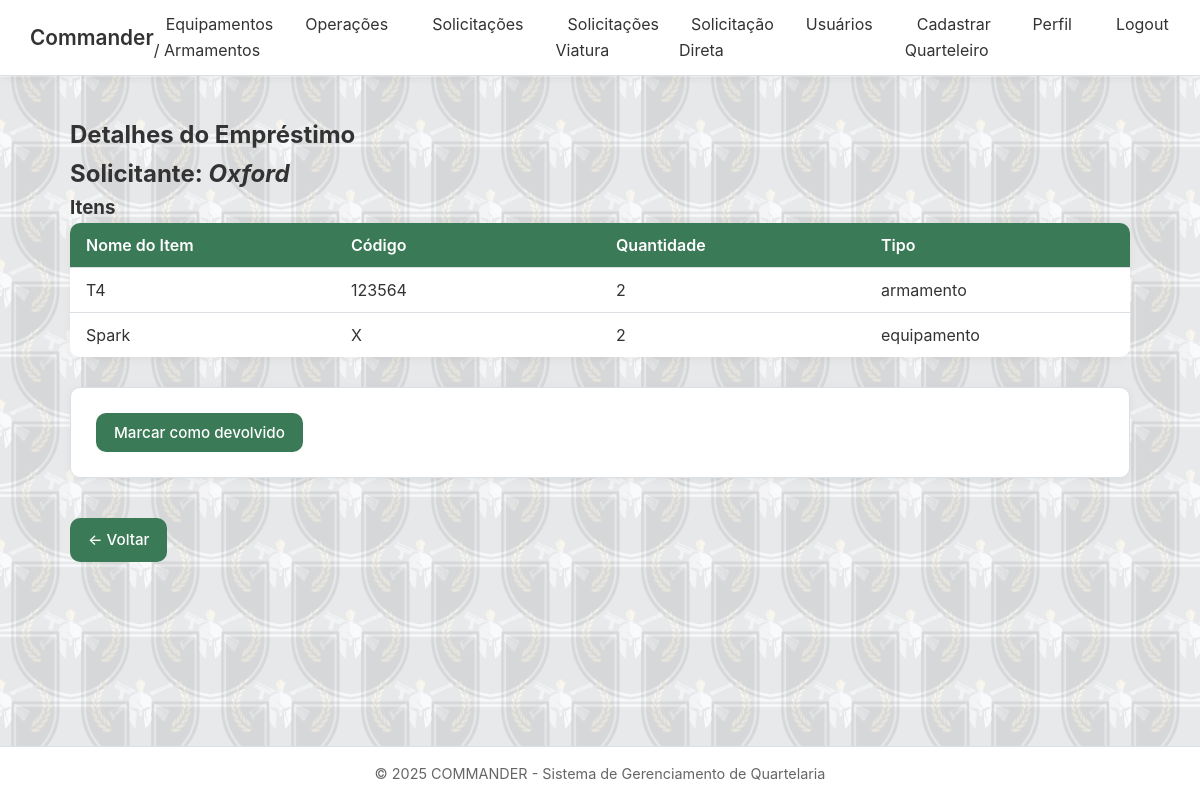
Screenshot of /verDetalhesEmprestimo.php?id=1763058065 (signed in) with the database file from the repository.
### tables this page shows
CREATE TABLE IF NOT EXISTS `usuarios` (
  `id_usuario` int NOT NULL AUTO_INCREMENT,
  `nome_usuario` varchar(255) NOT NULL,
  `identidade_funcional_usuario` int NOT NULL,
  `email_usuario` varchar(255) NOT NULL,
  `senha_usuario` varchar(255) NOT NULL,
  `perfil_usuario` tinyint(1) NOT NULL,
  `data_cadastro_usuario` datetime NOT NULL,
  PRIMARY KEY (`id_usuario`)
);

CREATE TABLE IF NOT EXISTS `solicitacao_itens` (
  `id_solicitacao_itens` int NOT NULL AUTO_INCREMENT,
  `id_usuario` int NOT NULL,
  `motivo_solicitacao` text NOT NULL,
  `data_solicitacao` datetime NOT NULL,
  `data_devolucao_item` date NOT NULL,
  `data_devolucao_real_item` timestamp NOT NULL DEFAULT CURRENT_TIMESTAMP,
  `status_solicitacao` text NOT NULL,
  `observacao_item` varchar(600) NOT NULL,
  `id_item` int NOT NULL,
  `tipo_item` varchar(50) NOT NULL,
  `quantidade` int NOT NULL,
  `id_solicitacao` int DEFAULT NULL,
  PRIMARY KEY (`id_solicitacao_itens`),
  KEY `fk_id_usuario_solicitacao` (`id_usuario`)
);

CREATE TABLE IF NOT EXISTS `armamentos` (
  `id_armamento` int NOT NULL AUTO_INCREMENT,
  `nome_armamento` varchar(255) NOT NULL,
  `tipo_armamento` text NOT NULL,
  `calibre_armamento` text NOT NULL,
  `codigo_armamento` int NOT NULL,
  `status_armamento` int NOT NULL,
  PRIMARY KEY (`id_armamento`)
);

CREATE TABLE IF NOT EXISTS `equipamentos` (
  `id_equipamento` int NOT NULL AUTO_INCREMENT,
  `nome_equipamento` varchar(255) NOT NULL,
  `tipo_equipamento` text NOT NULL,
  `quantidade_equipamento` int NOT NULL,
  `quantidade_disponivel_equipamento` int NOT NULL,
  `ultima_atualizacao_equipamento` datetime DEFAULT CURRENT_TIMESTAMP ON UPDATE CURRENT_TIMESTAMP,
  `status_equipamento` int NOT NULL,
  PRIMARY KEY (`id_equipamento`)
);

### verDetalhesEmprestimo.php (the view, shortened to what this page needs)
<?php
include("conecta.php");
$id_solicitacao = $_GET['id'] ?? null;
$sql_itens = "SELECT * FROM solicitacao_itens WHERE id_solicitacao = $id_solicitacao";
$result_itens = mysqli_query($conexao, $sql_itens);
$item_exemplo = mysqli_fetch_assoc($result_itens);
$id_usuario_solicitante = $item_exemplo['id_usuario'];
$sql_usuario = "SELECT nome_usuario FROM usuarios WHERE id_usuario = $id_usuario_solicitante";
$result_usuario = mysqli_query($conexao, $sql_usuario);
$usuario = mysqli_fetch_assoc($result_usuario);
$result_itens = mysqli_query($conexao, $sql_itens);
?>
<!DOCTYPE html>
<html lang="pt-br">
<head>
    <link rel="stylesheet" href="style.css">
</head>
<body>
    <header class="topo">
        <nav class="navbar">
             <div class="logo" ><a href="homeQuarteleiro.php">Commander</a></div>
    <ul>
      <li><a href="equipamentos.php" class="ativo">Equipamentos / Armamentos</a></li>
      <li><a href="operacoes.php">Operações</a></li>
      <li><a href="solicitacoesQuarteleiro.php">Solicitações</a></li>
      <li><a href="solicitacoesVtr.php">Solicitações Viatura</a></li>
      <li><a href="solicitarSolicitante.php">Solicitação Direta</a></li>
      <li><a href="listarUsuarios.php">Usuários</a></li>
      <li><a href="cadastrarQuarteleiro.php">Cadastrar Quarteleiro</a></li>
      <li><a href="editarPerfil.php">Perfil</a></li>
      <li><a href="logout.php">Logout</a></li>
    </ul>
        </nav>
    </header>
    <main class="container">
        <section class="conteudo">
            <h1>Detalhes do Empréstimo</h1>
            <h2>Solicitante: <i><?= $usuario['nome_usuario'] ?></i></h2>
            <div class="tabela-container">
                <h3>Itens</h3>
                <table class="tabela">
                    <thead>
                        <tr>
                            <th>Nome do Item</th>
                            <th>Código</th>
                            <th>Quantidade</th>
                            <th>Tipo</th>
                        </tr>
                    </thead>
                    <tbody>
                        <?php while($item = mysqli_fetch_assoc($result_itens)){
                            if($item['tipo_item'] == 'armamento'){
                                $sqlQtd = "SELECT quantidade FROM solicitacao_itens WHERE id_item = ".$item['id_item'];
                                $resultQtd = mysqli_query($conexao, $sqlQtd);
                                $detalheQtd = mysqli_fetch_assoc($resultQtd);
                                $sql_det = "SELECT nome_armamento, codigo_armamento FROM armamentos WHERE id_armamento = ".$item['id_item'];
                                $result_det = mysqli_query($conexao, $sql_det);
                                $detalhe = mysqli_fetch_assoc($result_det);
                                echo "<tr>
                                    <td> {$detalhe['nome_armamento']} </td>
                                    <td> {$detalhe['codigo_armamento']} </td>
                                    <td> {$detalheQtd['quantidade']} </td>
                                    <td> {$item['tipo_item']}</td>
                                </tr>";
                            } else {
                                $sqlQtd = "SELECT quantidade FROM solicitacao_itens WHERE id_item = ".$item['id_item'];
                                $resultQtd = mysqli_query($conexao, $sqlQtd);
                                $detalheQtd = mysqli_fetch_assoc($resultQtd);
                                $sql_det = "SELECT nome_equipamento FROM equipamentos WHERE id_equipamento = ".$item['id_item'];
                                $result_det = mysqli_query($conexao, $sql_det);
                                $detalhe = mysqli_fetch_assoc($result_det);
                                echo "<tr>
                                    <td> {$detalhe['nome_equipamento']} </td>
                                    <td> X </td>
                                    <td> {$detalheQtd['quantidade']} </td>
                                    <td> {$item['tipo_item']}</td>
                                </tr>";
                            }
                        }
                        ?>
                    </tbody>
                </table>
            </div>
            <form action="" method="get" class="form-acao">
                <button type="submit" class="btn">Marcar como devolvido</button>
            </form>
            <div class="voltar">
      <a href="homeQuarteleiro.php" class="btn secundario">← Voltar</a>
    </div>
        </section>
    </main>
    <footer>
        &copy; <?php echo date("Y"); ?> COMMANDER - Sistema de Gerenciamento de Quartelaria
    </footer>
</body>
</html>

### style.css (style rules this page uses)
:root { --cor-fundo: #f9fafb; --cor-card: #ffffff; --cor-borda: #dcdfe3; --cor-texto: #333; --cor-suave: #666; --cor-principal: #3b7a57; --cor-principal-hover: #2e6045; --radius: 10px; --sombra: 0 2px 10px rgba(0, 0, 0, 0.05); --transicao: 0.25s ease; --max-largura: 1100px; --font-base: "Inter", "Roboto", sans-serif; }
* { margin: 0; padding: 0; box-sizing: border-box; font-family: var(--font-base); }
body { background: transparent; color: var(--cor-texto); line-height: 1.6; display: flex; flex-direction: column; min-height: 100vh; position: relative; overflow-x: hidden; }
body::before { content: ""; position: fixed; inset: 0; background-image: url('img/logo.png'); background-size: 140px 140px; background-repeat: repeat; opacity: 0.08; z-index: -1; pointer-events: none; }
body::after { content: ""; position: fixed; inset: 0; background-image: url('logo.png'); background-size: 140px 140px; background-position: 70px 70px; background-repeat: repeat; opacity: 0.08; z-index: -1; pointer-events: none; }
nav { background: var(--cor-card); border-bottom: 1px solid var(--cor-borda); box-shadow: var(--sombra); display: flex; justify-content: space-between; align-items: center; padding: 12px 30px; position: sticky; top: 0; z-index: 10; }
nav .logo { font-weight: 600; color: var(--cor-principal); font-size: 1.3rem; }
nav ul { list-style: none; display: flex; gap: 20px; }
nav ul li a { color: var(--cor-texto); text-decoration: none; padding: 8px 12px; border-radius: var(--radius); transition: var(--transicao); }
.container { flex: 1; max-width: var(--max-largura); margin: 40px auto; padding: 0 20px; position: relative; z-index: 1; }
form { background: var(--cor-card); border: 1px solid var(--cor-borda); border-radius: var(--radius); padding: 25px; box-shadow: var(--sombra); margin-bottom: 40px; }
button, .btn { background: var(--cor-principal); color: #fff; border: none; padding: 10px 18px; border-radius: var(--radius); font-weight: 500; cursor: pointer; transition: var(--transicao); font-size: 0.95rem; }
.btn, a.btn { background: var(--cor-principal); color: #fff !important; border: none; padding: 10px 18px; border-radius: var(--radius); font-weight: 500; cursor: pointer; transition: var(--transicao); font-size: 0.95rem; text-decoration: none; display: inline-block; }
table { width: 100%; border-collapse: separate; border-spacing: 0; background: var(--cor-card); border-radius: var(--radius); box-shadow: var(--sombra); overflow: hidden; margin-bottom: 30px; }
th, td { padding: 12px 16px; text-align: left; border-bottom: 1px solid var(--cor-borda); }
th { background: var(--cor-principal); color: white; font-weight: 600; border-top: none; }
tr:last-child td { border-bottom: none; }
footer { background: var(--cor-card); border-top: 1px solid var(--cor-borda); color: var(--cor-suave); text-align: center; padding: 15px; font-size: 0.9rem; position: relative; z-index: 1; }
a { text-decoration: none; color: var(--cor-texto); }
.tabela { width: 100%; border-collapse: collapse; table-layout: fixed; }
.tabela td { word-wrap: break-word; white-space: normal; max-width: 250px; vertical-align: top; }
.tabela td:nth-child(3) { max-width: 400px; }

### rows the page displays
usuarios: nome_usuario "Oxford"
solicitacao_itens: armamentos.nome_armamento "T4", armamentos.codigo_armamento "123564", quantidade "2", tipo_item "armamento"
solicitacao_itens: equipamentos.nome_equipamento "Spark", quantidade "2", tipo_item "equipamento"
